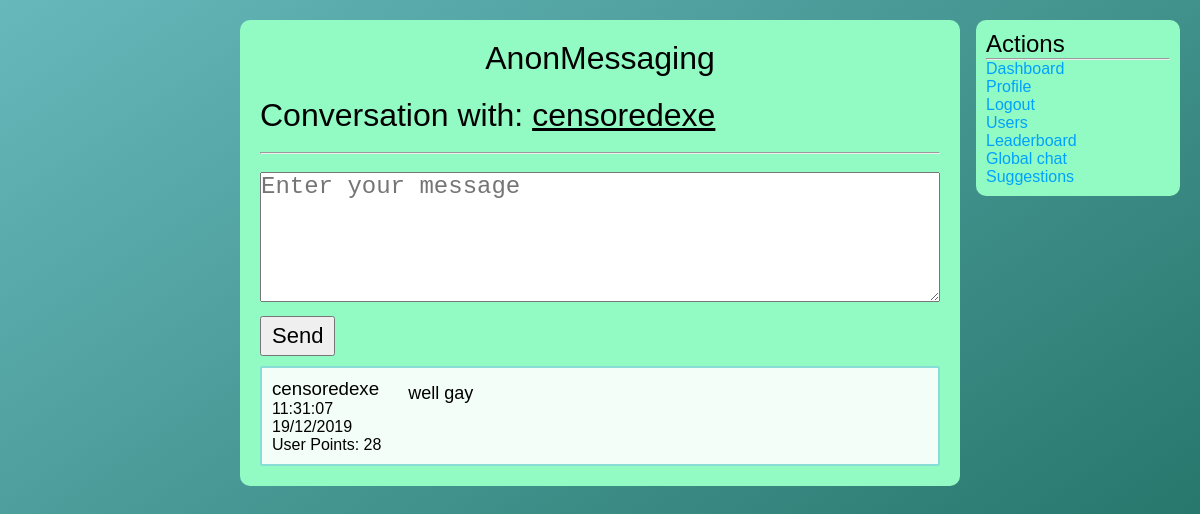
Page /chat/index.php?id=11 (signed in) on the earlier database version.
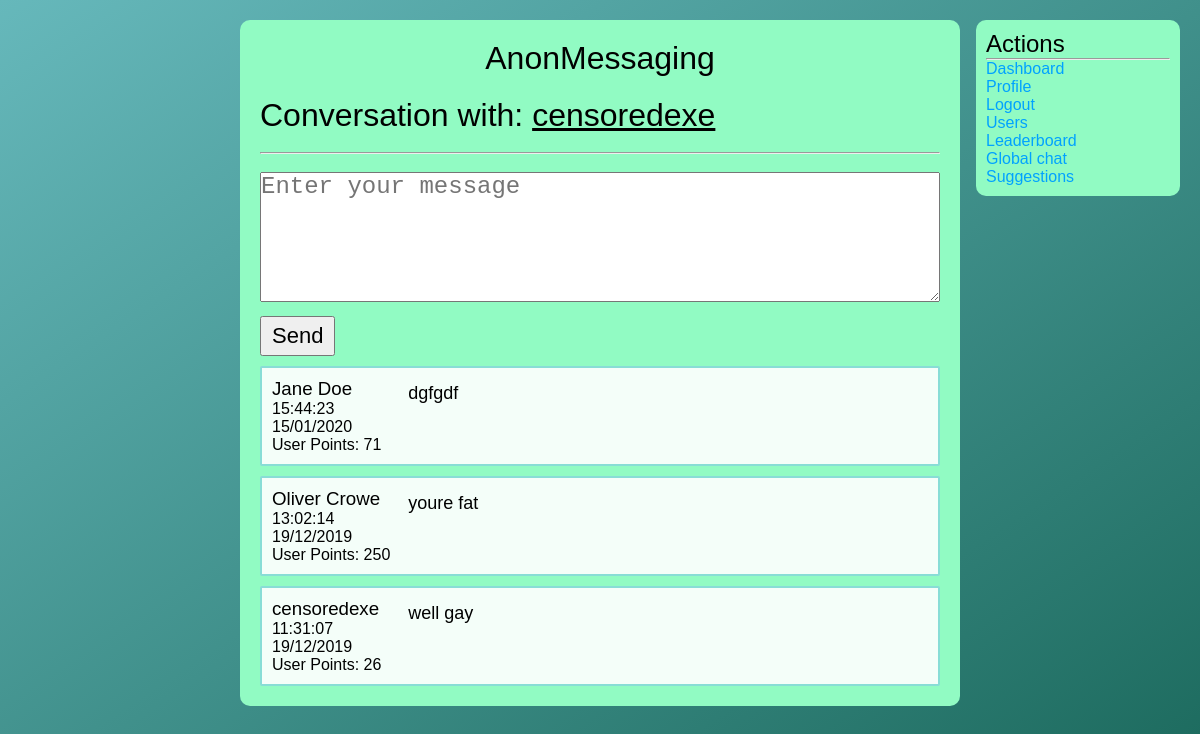
Same page on the later database version.
### tables this page shows
CREATE TABLE `messages` (
  `msg_id` int(11) NOT NULL,
  `msg_conv` int(11) NOT NULL,
  `msg_author` int(11) NOT NULL,
  `msg_content` longtext NOT NULL,
  `msg_date` varchar(256) NOT NULL
);

CREATE TABLE `users` (
  `user_id` int(11) NOT NULL,
  `user_name` varchar(256) NOT NULL,
  `user_email` varchar(256) NOT NULL,
  `user_password` varchar(256) NOT NULL,
  `user_bio` longtext NOT NULL,
  `user_pfp` varchar(256) NOT NULL,
  `user_type` varchar(256) NOT NULL,
  `user_points` int(11) NOT NULL
);

### includes/functions.php (called while the page is built, shortened)
<?php
    include_once "connection.php";
    function checkPoints($id){
        global $conn;
        $sql = "SELECT * FROM `users` WHERE `user_id`='$id'";
        $result = mysqli_query($conn, $sql);
        while($row = mysqli_fetch_assoc($result)){
            $points = $row['user_points'];
        }
        return $points;
    }
    function findName($id){
        global $conn;
        $sql = "SELECT * FROM `users` WHERE `user_id` = '$id'";
        $result = mysqli_query($conn, $sql);
        while($row = mysqli_fetch_assoc($result)){
            $name = $row['user_name'];
        }
        return $name;
    }
?>

### chat/index.php (the view, shortened to what this page needs)
<?php
    include_once "../includes/connection.php";
    include_once "../includes/functions.php";
    $id = mysqli_real_escape_string($conn, $_GET['id']);
    $sql = "SELECT * FROM `conversations` WHERE `conv_id`='$id'";
    $result = mysqli_query($conn, $sql);
    while($row = mysqli_fetch_assoc($result)){
        $sender = $row['conv_sender'];
        $recipient = $row['conv_recipient'];
    }
    if($_SESSION['user_id'] == $sender){
        $name = $recipient;
    }else if($_SESSION['user_id'] == $recipient) {
        $name = $sender;
    }else {
        echo "Dont try to access stuff you arent allowed!";
        exit();
    }
    $user_id = $_SESSION['user_id'];
    $sql2 = "DELETE FROM `unread` WHERE `read_conv`='$id' AND `read_user`='$user_id'";
    mysqli_query($conn, $sql2);
?>
<!DOCTYPE html>
<html lang="en">
<head>
    <link href="../css/style.css" rel="stylesheet">
</head>
<body>
    <div class="main-column">
    <a style="color: #000;text-align:center;" href="../"><h1 style="font-weight:100;margin-bottom:20px;">AnonMessaging</h1></a>
        <h1 style="font-weight:300;">Conversation with: <u><a style="color: #000;" href="../profile/index.php?id=<?php echo $name; ?>"><?php echo findName($name); ?></a></u></h1>
        <br><hr><br>
        <form method="POST">
            <textarea name="msg_content" class="msg_textarea" required placeholder="Enter your message"></textarea>
            <button type="submit" name="submit" class="form-submit">Send</button>
        </form>
        <?php
        $sql = "SELECT * FROM `messages` WHERE `msg_conv`='$id' ORDER BY `msg_id` DESC";
        $result = mysqli_query($conn, $sql);
        if(mysqli_num_rows($result) == 0){
            echo "No messages in this conversation, send one.";
        }else {
            while($row = mysqli_fetch_assoc($result)){
                ?>
        <div class="message">
            <div class="msg-info">
            <a style="color:#000;" href="../profile/index.php?id=<?php echo $row['msg_author']; ?>"><h3 style="font-weight:300;"><?php echo findName($row['msg_author']); ?></h3></a>
            <p><?php echo $row['msg_date']; ?></p>
            <p>User Points: <?php echo checkPoints($row['msg_author']); ?></p>
            </div>
            <div class="msg-content"?>
            <?php echo $row['msg_content']; ?>
            </div>
        </div>
                <?php
            }
        }
        ?>
        </div>
        <div class="right-column">
            <h2 style="font-weight:300;">Actions</h2>
            <hr>
            <ul>
            <li><a href="../">Dashboard</a></li>
                <li><a href="../profile/index.php?id=<?php echo $_SESSION['user_id']; ?>">Profile</a></li>
                <li><a href="../logout">Logout</a></li>
                <li><a href="../users/index.php">Users</a></li>
                <li><a href="../leaderboard/">Leaderboard</a></li>
                <li><a href="../global/">Global chat</a></li>
                <li><a href="../suggestions/">Suggestions</a></li>
            </ul>
        </div>
</body>
</html>

Differences in the rows shown:
added messages: msg_author.user_name "Jane Doe", msg_date "15:44:23 15/01/2020", msg_author.user_points "71", msg_content "dgfgdf"
now on this page (row edited): messages: msg_author.user_name "Oliver Crowe", msg_date "13:02:14 19/12/2019", msg_author.user_points "250", msg_content "youre fat"
changed through a linked row, messages "well gay": msg_author.user_points "28" → "26"
